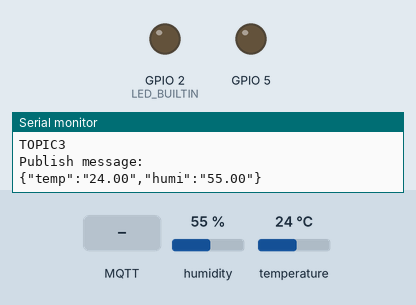
Recording of a sketch running on a simulated ESP8266 (NodeMCU). Parts: output pins drawn as LEDs (lit = HIGH, except the on-board LED, lit = LOW), the last lines printed to the serial monitor. The inputs (shaded band) are chosen by the test bench; at power-on: humidity 55 %, temperature 24 °C. WiFi joins after 1.5 s; servers stay silent unless stated; no MQTT or app messages arrive unless stated.

Above: at 3.2 s.
3.3 s: MQTT message "1" arrives on the first subscribed topic
At 4.5 s:
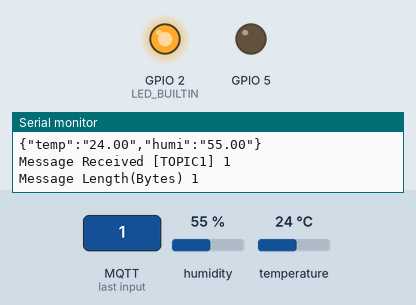
4.8 s: MQTT message "on" arrives on the first subscribed topic
At 5.7 s:
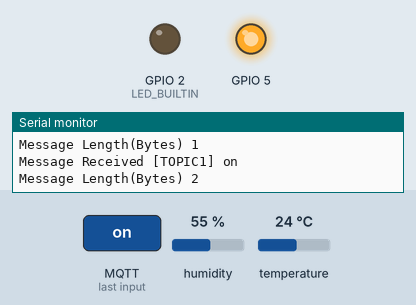
Timing chart, 0 to 7.8 s (numbered marks = the images above; inputs shaded):
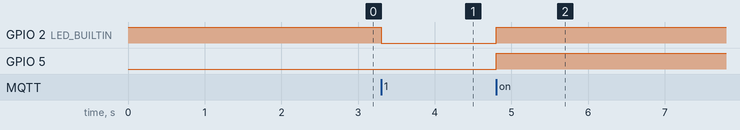

Measured:
- after the input at 3.3 s, GPIO 2 (LED_BUILTIN): HIGH → LOW at once
- after the input at 4.8 s, GPIO 2 (LED_BUILTIN), GPIO 5: LOW → HIGH at once

The sketch:

MQTT_DHT.ino
```cpp
/**********************************************************************
项目名称/Project          : 零基础入门学用物联网
程序名称/Program name     : pub_and_sub
团队/Team                : 太极创客团队 / Taichi-Maker (www.taichi-maker.com)
作者/Author              : CYNO朔
日期/Date（YYYYMMDD）     : 20200719
程序目的/Purpose          :
利用PubSubClient同时订阅和发布信息。
定时向主题发布D3按键的状态
通过订阅主题收到信息是数字1则打开LED，否则关闭LED。
-----------------------------------------------------------------------
本示例程序为太极创客团队制作的《零基础入门学用物联网》中示例程序。
该教程为对物联网开发感兴趣的朋友所设计和制作。如需了解更多该教程的信息，请参考以下网页：
http://www.taichi-maker.com/homepage/esp8266-nodemcu-iot/iot-c/esp8266-nodemcu-web-client/http-request/
***********************************************************************/
#include <ESP8266WiFi.h>
#include <PubSubClient.h>
#include <Ticker.h>
#include "DHT.h"
//#include <ArduinoJson.h>
#define DHTPIN 13     // Digital pin connected to the DHT sensor
#define DHTTYPE DHT11   // DHT 11
// 设置wifi接入信息(请根据您的WiFi信息进行修改)
const char* ssid = "Dell";
const char* password = "1136759016";
const char* mqttServer = "3uq976k.mqtt.iot.gz.baidubce.com";
// 如以上MQTT服务器无法正常连接，请前往以下页面寻找解决方案
// http://www.taichi-maker.com/public-mqtt-broker/

Ticker ticker;
WiFiClient wifiClient;
PubSubClient mqttClient(wifiClient);

int count;    // Ticker计数用变量
const int subQoS = 1;     // 客户端订阅主题时使用的QoS级别（截止2020-10-07，仅支持QoS = 1，不支持QoS = 2）
const bool cleanSession = false; // 清除会话（如QoS>0必须要设为false）
const char* mqttUserName = "3uq976k/mqttclient"; // 服务端连接用户名
const char* mqttPassword = "n46GT4yJFS10Fm9d"; // 服务端连接密码
DHT dht(DHTPIN, DHTTYPE);
String H_T ;
//StaticJsonDocument<64> doc;


void setup() {
  Serial.begin(115200);
  pinMode(LED_BUILTIN, OUTPUT);     // 设置板上LED引脚为输出模式
  digitalWrite(LED_BUILTIN, HIGH);  // 启动后关闭板上LED
  pinMode(4, INPUT_PULLUP);
  pinMode(5, OUTPUT);
  // Ticker定时对象
  ticker.attach(1, tickerCount);

  //设置ESP8266工作模式为无线终端模式
  WiFi.mode(WIFI_STA);

  // 连接WiFi
  connectWifi();

  // 设置MQTT服务器和端口号
  mqttClient.setServer(mqttServer, 1883);
  mqttClient.setCallback(receiveCallback);

  // 连接MQTT服务器
  connectMQTTServer();
  dht.begin();
//  doc["temp"] = 100;
//  doc["humi"] = 100;
//  serializeJson(doc, H_T);
}

void loop() {
  if (mqttClient.connected()) { // 如果开发板成功连接服务器
    // 每隔3秒钟发布一次信息
    if (count >= 3){
      pubMQTTmsg();
      count = 0;
    }
    // 保持心跳
    mqttClient.loop();
  } else {                  // 如果开发板未能成功连接服务器
    connectMQTTServer();    // 则尝试连接服务器
  }
  float h = dht.readHumidity();
  // Read temperature as Celsius (the default)
  float t = dht.readTemperature();
  // Read temperature as Fahrenheit (isFahrenheit = true)
//  doc["temp"] = t;
//  doc["humi"] = h;
    String T=String(t);
    String H=String(h);
    H_T = "{\"temp\":\"" + T + "\",\"humi\":\"" + H + "\"}\n";
//  Serial.println(t);
//  Serial.println(h);
//  serializeJson(doc, H_T);
}

void tickerCount(){
  count++;
}

void connectMQTTServer(){
  // 根据ESP8266的MAC地址生成客户端ID（避免与其它ESP8266的客户端ID重名）
  String clientId = "esp8266-DHT";

  // 连接MQTT服务器
  if (mqttClient.connect(clientId.c_str(), mqttUserName,
                         mqttPassword)) {
    Serial.println("MQTT Server Connected.");
    Serial.println("Server Address: ");
    Serial.println(mqttServer);
    Serial.println("ClientId:");
    Serial.println(clientId);
    subscribeTopic(); // 订阅指定主题
  } else {
    Serial.print("MQTT Server Connect Failed. Client State:");
    Serial.println(mqttClient.state());
    delay(3000);
  }
}

// 发布信息
void pubMQTTmsg(){
  // 建立发布主题。主题名称以Taichi-Maker-为前缀，后面添加设备的MAC地址。
  // 这么做是为确保不同用户进行MQTT信息发布时，ESP8266客户端名称各不相同，
  String topicString = "TOPIC3";
  char publishTopic[topicString.length() + 1];
  strcpy(publishTopic, topicString.c_str());
  String messageString = H_T;
  char publishMsg[messageString.length() + 1];
  strcpy(publishMsg, messageString.c_str());
  if(mqttClient.publish(publishTopic, publishMsg)){
    Serial.println("Publish Topic:");Serial.println(publishTopic);
    Serial.println("Publish message:");Serial.println(publishMsg);
  } else {
    Serial.println("Message Publish Failed.");
  }
}

// 订阅指定主题
void subscribeTopic(){

  // 建立订阅主题。主题名称以Taichi-Maker-Sub为前缀，后面添加设备的MAC地址。
  // 这么做是为确保不同设备使用同一个MQTT服务器测试消息订阅时，所订阅的主题名称不同
  String topicString = "TOPIC1";
  char subTopic[topicString.length() + 1];
  strcpy(subTopic, topicString.c_str());

  // 通过串口监视器输出是否成功订阅主题以及订阅的主题名称
  if(mqttClient.subscribe(subTopic)){
    Serial.println("Subscribe Topic:");
    Serial.println(subTopic);
  } else {
    Serial.print("Subscribe Fail...");
  }
}

// 收到信息后的回调函数
void receiveCallback(char* topic, byte* payload, unsigned int length) {
  Serial.print("Message Received [");
  Serial.print(topic);
  Serial.print("] ");
  for (int i = 0; i < length; i++) {
    Serial.print((char)payload[i]);
  }
  Serial.println("");
  Serial.print("Message Length(Bytes) ");
  Serial.println(length);

  if ((char)payload[0] == '1') {     // 如果收到的信息以“1”为开始
    digitalWrite(BUILTIN_LED, LOW);  // 则点亮LED。
    digitalWrite(5, LOW);
  } else {
    digitalWrite(BUILTIN_LED, HIGH); // 否则熄灭LED。
    digitalWrite(5, HIGH); // 否则熄灭LED
  }
}

// ESP8266连接wifi
void connectWifi(){

  WiFi.begin(ssid, password);

  //等待WiFi连接,成功连接后输出成功信息
  while (WiFi.status() != WL_CONNECTED) {
    delay(1000);
    Serial.print(".");
  }
  Serial.println("");
  Serial.println("WiFi Connected!");
  Serial.println("");
}
```
